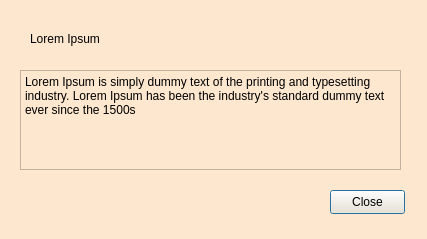
<?xml version="1.0" encoding="UTF-8"?>
<ui version="4.0">
 <class>Dialog</class>
 <widget class="QDialog" name="Dialog">
  <property name="geometry">
   <rect>
    <x>0</x>
    <y>0</y>
    <width>427</width>
    <height>239</height>
   </rect>
  </property>
  <property name="windowTitle">
   <string>details</string>
  </property>
  <property name="styleSheet">
   <string notr="true">background-color: #FDE7CF;
</string>
  </property>
  <widget class="QLabel" name="label_18">
   <property name="geometry">
    <rect>
     <x>150</x>
     <y>190</y>
     <width>21</width>
     <height>21</height>
    </rect>
   </property>
   <property name="text">
    <string/>
   </property>
   <property name="pixmap">
    <pixmap>img/imagesmode_FILL0_wght400_GRAD0_opsz48.png</pixmap>
   </property>
   <property name="scaledContents">
    <bool>true</bool>
   </property>
  </widget>
  <widget class="QLabel" name="label_15">
   <property name="geometry">
    <rect>
     <x>280</x>
     <y>190</y>
     <width>21</width>
     <height>21</height>
    </rect>
   </property>
   <property name="text">
    <string/>
   </property>
   <property name="pixmap">
    <pixmap>img/redo_FILL0_wght400_GRAD0_opsz48.png</pixmap>
   </property>
   <property name="scaledContents">
    <bool>true</bool>
   </property>
  </widget>
  <widget class="QLabel" name="label_9">
   <property name="geometry">
    <rect>
     <x>220</x>
     <y>190</y>
     <width>21</width>
     <height>21</height>
    </rect>
   </property>
   <property name="text">
    <string/>
   </property>
   <property name="pixmap">
    <pixmap>img/more_vert_FILL1_wght400_GRAD0_opsz48.png</pixmap>
   </property>
   <property name="scaledContents">
    <bool>true</bool>
   </property>
  </widget>
  <widget class="QLabel" name="label_14">
   <property name="geometry">
    <rect>
     <x>30</x>
     <y>190</y>
     <width>21</width>
     <height>21</height>
    </rect>
   </property>
   <property name="text">
    <string/>
   </property>
   <property name="pixmap">
    <pixmap>img/add_alert_FILL0_wght400_GRAD0_opsz48.png</pixmap>
   </property>
   <property name="scaledContents">
    <bool>true</bool>
   </property>
  </widget>
  <widget class="QLabel" name="label_22">
   <property name="geometry">
    <rect>
     <x>370</x>
     <y>0</y>
     <width>21</width>
     <height>21</height>
    </rect>
   </property>
   <property name="text">
    <string/>
   </property>
   <property name="pixmap">
    <pixmap>img/bookmark_FILL1_wght400_GRAD0_opsz48.png</pixmap>
   </property>
   <property name="scaledContents">
    <bool>true</bool>
   </property>
  </widget>
  <widget class="QLabel" name="label_13">
   <property name="enabled">
    <bool>true</bool>
   </property>
   <property name="geometry">
    <rect>
     <x>250</x>
     <y>190</y>
     <width>21</width>
     <height>21</height>
    </rect>
   </property>
   <property name="text">
    <string/>
   </property>
   <property name="pixmap">
    <pixmap>img/undo_FILL0_wght400_GRAD0_opsz48.png</pixmap>
   </property>
   <property name="scaledContents">
    <bool>true</bool>
   </property>
  </widget>
  <widget class="QLabel" name="label_16">
   <property name="geometry">
    <rect>
     <x>110</x>
     <y>191</y>
     <width>21</width>
     <height>20</height>
    </rect>
   </property>
   <property name="text">
    <string/>
   </property>
   <property name="pixmap">
    <pixmap>img/palette_FILL0_wght400_GRAD0_opsz48.png</pixmap>
   </property>
   <property name="scaledContents">
    <bool>true</bool>
   </property>
  </widget>
  <widget class="QLabel" name="label_17">
   <property name="geometry">
    <rect>
     <x>30</x>
     <y>20</y>
     <width>171</width>
     <height>51</height>
    </rect>
   </property>
   <property name="styleSheet">
    <string notr="true">font: 700 italic 18pt &quot;Arial&quot;;</string>
   </property>
   <property name="text">
    <string>Lorem Ipsum
</string>
   </property>
  </widget>
  <widget class="QLabel" name="label_10">
   <property name="geometry">
    <rect>
     <x>70</x>
     <y>190</y>
     <width>21</width>
     <height>21</height>
    </rect>
   </property>
   <property name="midLineWidth">
    <number>0</number>
   </property>
   <property name="text">
    <string/>
   </property>
   <property name="pixmap">
    <pixmap>img/person_add_FILL0_wght400_GRAD0_opsz48.png</pixmap>
   </property>
   <property name="scaledContents">
    <bool>true</bool>
   </property>
  </widget>
  <widget class="QPlainTextEdit" name="plainTextEdit_3">
   <property name="geometry">
    <rect>
     <x>20</x>
     <y>70</y>
     <width>381</width>
     <height>100</height>
    </rect>
   </property>
   <property name="styleSheet">
    <string notr="true"/>
   </property>
   <property name="plainText">
    <string>Lorem Ipsum is simply dummy text of the printing and typesetting industry. Lorem Ipsum has been the industry's standard dummy text ever since the 1500s
</string>
   </property>
  </widget>
  <widget class="QLabel" name="label_12">
   <property name="geometry">
    <rect>
     <x>190</x>
     <y>190</y>
     <width>21</width>
     <height>21</height>
    </rect>
   </property>
   <property name="text">
    <string/>
   </property>
   <property name="pixmap">
    <pixmap>img/archive_FILL0_wght400_GRAD0_opsz48.png</pixmap>
   </property>
   <property name="scaledContents">
    <bool>true</bool>
   </property>
  </widget>
  <widget class="QPushButton" name="btn_close">
   <property name="geometry">
    <rect>
     <x>330</x>
     <y>190</y>
     <width>75</width>
     <height>24</height>
    </rect>
   </property>
   <property name="cursor">
    <cursorShape>ClosedHandCursor</cursorShape>
   </property>
   <property name="text">
    <string>Close</string>
   </property>
  </widget>
  <widget class="QLabel" name="label_19">
   <property name="geometry">
    <rect>
     <x>400</x>
     <y>240</y>
     <width>171</width>
     <height>51</height>
    </rect>
   </property>
   <property name="styleSheet">
    <string notr="true">font: 700 italic 18pt &quot;Arial&quot;;</string>
   </property>
   <property name="text">
    <string>Lorem Ipsum
</string>
   </property>
  </widget>
  <widget class="QLabel" name="label_11">
   <property name="geometry">
    <rect>
     <x>440</x>
     <y>410</y>
     <width>21</width>
     <height>21</height>
    </rect>
   </property>
   <property name="midLineWidth">
    <number>0</number>
   </property>
   <property name="text">
    <string/>
   </property>
   <property name="pixmap">
    <pixmap>img/person_add_FILL0_wght400_GRAD0_opsz48.png</pixmap>
   </property>
   <property name="scaledContents">
    <bool>true</bool>
   </property>
  </widget>
  <widget class="QLabel" name="label_20">
   <property name="enabled">
    <bool>true</bool>
   </property>
   <property name="geometry">
    <rect>
     <x>620</x>
     <y>410</y>
     <width>21</width>
     <height>21</height>
    </rect>
   </property>
   <property name="text">
    <string/>
   </property>
   <property name="pixmap">
    <pixmap>img/undo_FILL0_wght400_GRAD0_opsz48.png</pixmap>
   </property>
   <property name="scaledContents">
    <bool>true</bool>
   </property>
  </widget>
  <widget class="QLabel" name="label_21">
   <property name="geometry">
    <rect>
     <x>400</x>
     <y>410</y>
     <width>21</width>
     <height>21</height>
    </rect>
   </property>
   <property name="text">
    <string/>
   </property>
   <property name="pixmap">
    <pixmap>img/add_alert_FILL0_wght400_GRAD0_opsz48.png</pixmap>
   </property>
   <property name="scaledContents">
    <bool>true</bool>
   </property>
  </widget>
  <widget class="QLabel" name="label_23">
   <property name="geometry">
    <rect>
     <x>560</x>
     <y>410</y>
     <width>21</width>
     <height>21</height>
    </rect>
   </property>
   <property name="text">
    <string/>
   </property>
   <property name="pixmap">
    <pixmap>img/archive_FILL0_wght400_GRAD0_opsz48.png</pixmap>
   </property>
   <property name="scaledContents">
    <bool>true</bool>
   </property>
  </widget>
  <widget class="QLabel" name="label_24">
   <property name="geometry">
    <rect>
     <x>740</x>
     <y>220</y>
     <width>21</width>
     <height>21</height>
    </rect>
   </property>
   <property name="text">
    <string/>
   </property>
   <property name="pixmap">
    <pixmap>img/bookmark_FILL1_wght400_GRAD0_opsz48.png</pixmap>
   </property>
   <property name="scaledContents">
    <bool>true</bool>
   </property>
  </widget>
  <widget class="QLabel" name="label_25">
   <property name="geometry">
    <rect>
     <x>650</x>
     <y>410</y>
     <width>21</width>
     <height>21</height>
    </rect>
   </property>
   <property name="text">
    <string/>
   </property>
   <property name="pixmap">
    <pixmap>img/redo_FILL0_wght400_GRAD0_opsz48.png</pixmap>
   </property>
   <property name="scaledContents">
    <bool>true</bool>
   </property>
  </widget>
  <widget class="QLabel" name="label_26">
   <property name="geometry">
    <rect>
     <x>480</x>
     <y>411</y>
     <width>21</width>
     <height>20</height>
    </rect>
   </property>
   <property name="text">
    <string/>
   </property>
   <property name="pixmap">
    <pixmap>img/palette_FILL0_wght400_GRAD0_opsz48.png</pixmap>
   </property>
   <property name="scaledContents">
    <bool>true</bool>
   </property>
  </widget>
  <widget class="QLabel" name="label_27">
   <property name="geometry">
    <rect>
     <x>520</x>
     <y>410</y>
     <width>21</width>
     <height>21</height>
    </rect>
   </property>
   <property name="text">
    <string/>
   </property>
   <property name="pixmap">
    <pixmap>img/imagesmode_FILL0_wght400_GRAD0_opsz48.png</pixmap>
   </property>
   <property name="scaledContents">
    <bool>true</bool>
   </property>
  </widget>
  <widget class="QLabel" name="label_28">
   <property name="geometry">
    <rect>
     <x>590</x>
     <y>410</y>
     <width>21</width>
     <height>21</height>
    </rect>
   </property>
   <property name="text">
    <string/>
   </property>
   <property name="pixmap">
    <pixmap>img/more_vert_FILL1_wght400_GRAD0_opsz48.png</pixmap>
   </property>
   <property name="scaledContents">
    <bool>true</bool>
   </property>
  </widget>
  <widget class="QPushButton" name="btn_close1_2">
   <property name="geometry">
    <rect>
     <x>700</x>
     <y>410</y>
     <width>75</width>
     <height>24</height>
    </rect>
   </property>
   <property name="text">
    <string>Close</string>
   </property>
  </widget>
  <widget class="QPlainTextEdit" name="plainTextEdit_4">
   <property name="geometry">
    <rect>
     <x>390</x>
     <y>280</y>
     <width>381</width>
     <height>100</height>
    </rect>
   </property>
   <property name="styleSheet">
    <string notr="true"/>
   </property>
   <property name="plainText">
    <string>Lorem Ipsum is simply dummy text of the printing and typesetting industry. Lorem Ipsum has been the industry's standard dummy text ever since the 1500s
</string>
   </property>
  </widget>
 </widget>
 <resources/>
 <connections/>
</ui>
